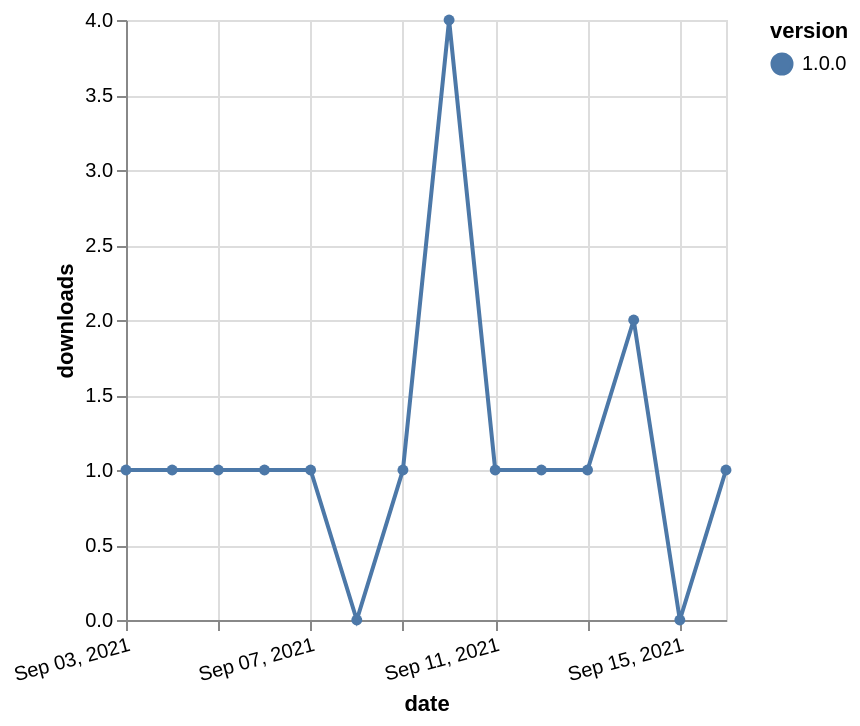

Vega-Lite specification stored for this chart:
### Vega-Lite specification from a JSON file in a GitHub repository (floating-point values rounded to 4 significant figures)
{"$schema": "https://vega.github.io/schema/vega-lite/v5.json", "description": "A simple bar chart with embedded data.", "data": {"values": [{"date": "2021-09-03", "total": 137, "delta": 1, "version": "1.0.0"}, {"date": "2021-09-04", "total": 138, "delta": 1, "version": "1.0.0"}, {"date": "2021-09-05", "total": 139, "delta": 1, "version": "1.0.0"}, {"date": "2021-09-06", "total": 140, "delta": 1, "version": "1.0.0"}, {"date": "2021-09-07", "total": 141, "delta": 1, "version": "1.0.0"}, {"date": "2021-09-08", "total": 141, "delta": 0, "version": "1.0.0"}, {"date": "2021-09-09", "total": 142, "delta": 1, "version": "1.0.0"}, {"date": "2021-09-10", "total": 146, "delta": 4, "version": "1.0.0"}, {"date": "2021-09-11", "total": 147, "delta": 1, "version": "1.0.0"}, {"date": "2021-09-12", "total": 148, "delta": 1, "version": "1.0.0"}, {"date": "2021-09-13", "total": 149, "delta": 1, "version": "1.0.0"}, {"date": "2021-09-14", "total": 151, "delta": 2, "version": "1.0.0"}, {"date": "2021-09-15", "total": 151, "delta": 0, "version": "1.0.0"}, {"date": "2021-09-16", "total": 152, "delta": 1, "version": "1.0.0"}]}, "width": "container", "mark": {"type": "line", "point": {"filled": true}}, "encoding": {"x": {"field": "date", "type": "temporal", "timeUnit": "yearmonthdate", "title": "date", "axis": {"labelAngle": -15}}, "y": {"field": "delta", "type": "quantitative", "title": "downloads"}, "color": {"field": "version", "type": "nominal"}, "tooltip": {"field": "delta"}}}
